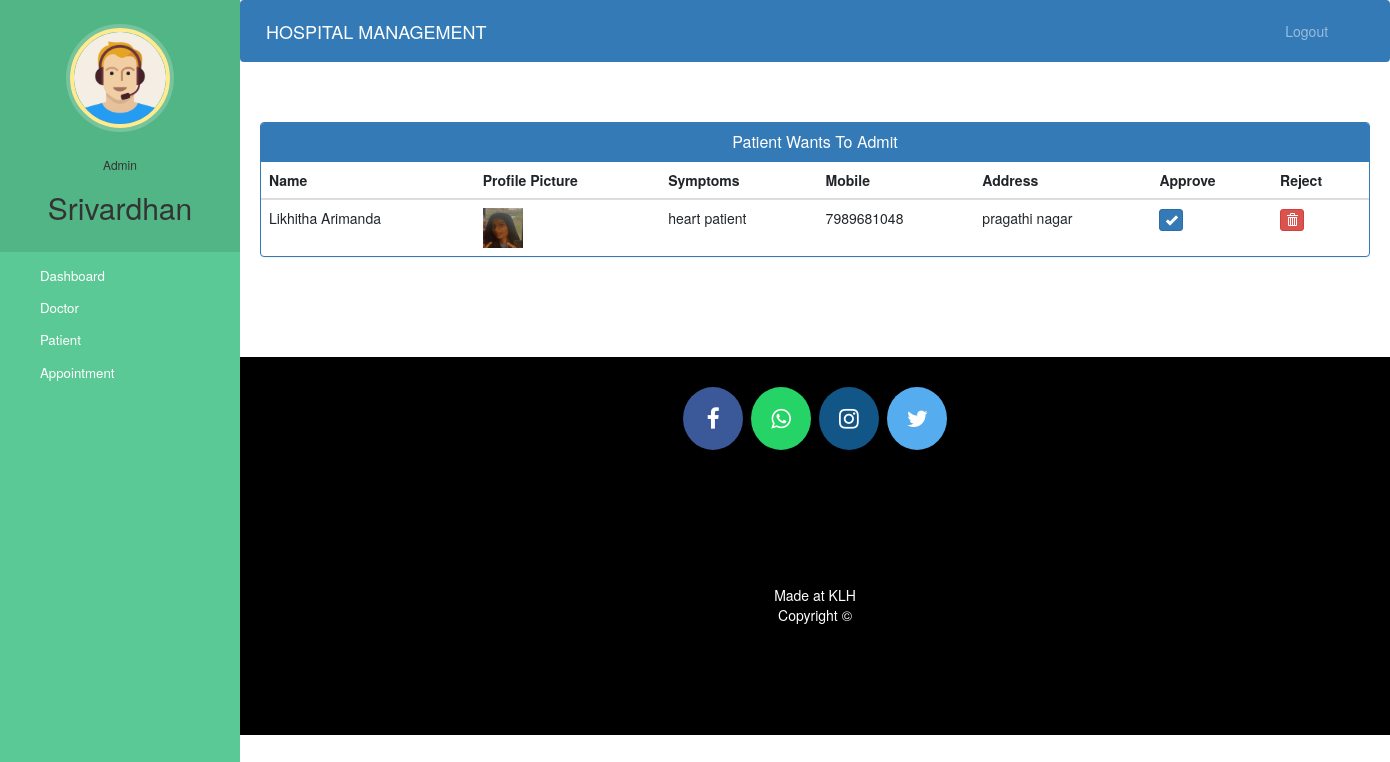
The app's page /admin-approve-patient (signed in) with its own data.
### hospital/models.py (models this page shows, shortened)
class Patient(models.Model):
    user=models.OneToOneField(User,on_delete=models.CASCADE)
    profile_pic= models.ImageField(upload_to='profile_pic/PatientProfilePic/',null=True,blank=True)
    address = models.CharField(max_length=40)
    mobile = models.CharField(max_length=20,null=False)
    symptoms = models.CharField(max_length=100,null=False)
    assignedDoctorId = models.PositiveIntegerField(null=True)
    admitDate=models.DateField(auto_now=True)
    status=models.BooleanField(default=False)
    @property
    def get_name(self):
        return self.user.first_name+" "+self.user.last_name

### hospital/views.py (the view)
# urls.py: path('admin-approve-patient', views.admin_approve_patient_view,name='admin-approve-patient'),
@login_required(login_url='adminlogin')
@user_passes_test(is_admin)
def admin_approve_patient_view(request):
    patients=models.Patient.objects.all().filter(status=False)
    return render(request,'hospital/admin_approve_patient.html',{'patients':patients})

### hospital/views.py (called while the page is built)
def is_admin(user):
    return user.groups.filter(name='ADMIN').exists()

### templates/hospital/admin_approve_patient.html (shortened to what this page needs)
{% extends 'hospital/admin_base.html' %}
{% block content %}
{%load static%}
<head>
  <link href="//netdna.bootstrapcdn.com/bootstrap/3.0.0/css/bootstrap.min.css" rel="stylesheet" id="bootstrap-css">
</head>
<div class="container">
  <div class="panel panel-primary">
    <div class="panel-heading">
      <h6 class="panel-title">Patient Wants To Admit</h6>
    </div>
    <table class="table table-hover" id="dev-table">
      <thead>
        <tr>
          <th>Name</th>
          <th>Profile Picture</th>
          <th>Symptoms</th>
          <th>Mobile</th>
          <th>Address</th>
          <th>Approve</th>
          <th>Reject</th>
        </tr>
      </thead>
      {% for p in patients %}
      <tr>
        <td> {{p.get_name}}</td>
        <td> <img src="{% static p.profile_pic.url %}" alt="Profile Pic" height="40px" width="40px" /></td>
        <td>{{p.symptoms}}</td>
        <td>{{p.mobile}}</td>
        <td>{{p.address}}</td>
        <td><a class="btn btn-primary btn-xs" href="{% url 'approve-patient' p.id  %}"><span class="glyphicon glyphicon-ok"></span></a></td>
        <td><a class="btn btn-danger btn-xs" href="{% url 'reject-patient' p.id  %}"><span class="glyphicon glyphicon-trash"></span></a></td>
      </tr>
      {% endfor %}
    </table>
  </div>
</div>
{% endblock content %}

### templates/hospital/admin_base.html (shortened to what this page needs)
<!DOCTYPE html>
{% load static %}
<html lang="en">
<head>
  <link rel="stylesheet" href="https://stackpath.bootstrapcdn.com/bootstrap/4.3.1/css/bootstrap.min.css">
  <link rel="stylesheet" href="https://maxcdn.bootstrapcdn.com/font-awesome/4.7.0/css/font-awesome.min.css">
  <link rel="stylesheet" href="{% static '/style.css' %}">
</head>
<body>
  <nav class="menu" tabindex="0">
    <header class="avatar">
      <img src="{% static "images/adminpropic.png" %}" />
      <br><br>
      <h6>Admin</h6>
      <h2>{{request.user.first_name}}</h2>
    </header>
    <ul>
      <li tabindex="0" class="icon-dashboard"> <a style="color:white; text-decoration:none;" href="/admin-dashboard"><span>Dashboard</span></a> </li>
      <li tabindex="0" class="icon-customers"> <a style="color:white; text-decoration:none;" href="/admin-doctor"><span>Doctor</span></a></li>
      <li tabindex="0" class="icon-users"> <a style="color:white; text-decoration:none;" href="/admin-patient"><span>Patient</span></a></li>
      <li tabindex="0" class="icon-calendar"> <a style="color:white; text-decoration:none;" href="/admin-appointment"><span>Appointment</span></a></li>
    </ul>
  </nav>
  <main>
    <div class="bs-example">
      <nav class="navbar navbar-expand-md  navbar-dark fixed-top" style="background:#337AB7;">
        <a href="/admin-dashboard" class="navbar-brand">HOSPITAL MANAGEMENT</a>
        <div class="collapse navbar-collapse justify-content-between" id="navbarCollapse">
          <div class="navbar-nav" style=" margin-left: 90%;">
            <a href="/logout" class="nav-item nav-link">Logout</a>
          </div>
        </div>
      </nav>
    </div>
    <br><br>
    {% block content %}
    {% endblock content %}
    <br><br><br><br>
    <footer>
      <p>
        <a id="ftr" href="https://facebook.com/sumit.luv/" class="fa fa-facebook"></a>
        <a id="ftr" href="https://api.whatsapp.com/send?phone=919572181024&text=Hello%20Sumit.%0d%0aHow%20are%20you%20%3f%0d%0aI%20came%20from%20your%20website.&source=&data=#" class="fa fa-whatsapp"></a>
        <a id="ftr" href="https://instagram.com/sumit.luv" class="fa fa-instagram"></a>
        <a id="ftr" href="https://twitter.com/sumitkumar1503" class="fa fa-twitter"></a>
      </p>
      <br>
      <div class="container">
        <div class="row">
          <div class="col-md-12 col-sm-12">
            <div style="color:#ffffff;" class="wow fadeInUp footer-copyright">
              <p>Made at KLH<br>
                Copyright &copy;</p>
            </div>
          </div>
        </div>
      </div>
    </footer>
  </main>
</body>
</html>

### static/style.css (style rules this page uses)
body { padding-left: 240px; }
main { position: relative; height: 100vh; }
.menu { background: #5bc995; height: 100vh; width: 240px; position: fixed; top: 0px; left: 0; z-index: 5; outline: none; }
.menu .avatar { background: rgba(0, 0, 0, 0.1); padding: 2em 0.5em; text-align: center; }
.menu .avatar img { width: 100px; border-radius: 50%; overflow: hidden; border: 4px solid #ffea92; box-shadow: 0 0 0 4px rgba(255, 255, 255, 0.2); }
.menu .avatar h2 { font-weight: normal; margin-bottom: 0; }
.menu ul { list-style: none; padding: 0.5em 0; margin: 0; }
.menu ul li { padding: 0.5em 1em 0.5em 3em; font-size: 0.95em; font-weight: regular; background-repeat: no-repeat; background-position: left 15px center; background-size: auto 20px; transition: all 0.15s linear; cursor: pointer; }
.menu ul li.icon-dashboard { background-image: url("http://www.entypo.com/images//gauge.svg"); }
.menu ul li.icon-customers { background-image: url("http://www.entypo.com/images//briefcase.svg"); }
.menu ul li.icon-users { background-image: url("http://www.entypo.com/images//users.svg"); }
.menu ul li.icon-calendar { background-image: url("http://www.entypo.com/images//calendar.svg"); }

### templates/hospital/admin_base.html (style rules this page uses)
a:link { text-decoration: none; }
a { color: white; }
footer { padding: 0px 0px 0px 0px; background-color: black; margin: 0px; }
#ftr { padding: 20px; }
.fa { font-size: 23px; width: 60px; text-align: center; text-decoration: none; margin: 5px 2px; border-radius: 50%; }
.fa-facebook { background: #3B5998; color: white; margin-top: 30px; }
.fa-whatsapp { background: #25d366; color: white; }
.fa-twitter { background: #55ACEE; color: white; }
.fa-instagram { background: #125688; color: white; }
p { text-align: center; }
body { padding-left: 240px; }
main { position: relative; height: 100vh; }
.menu { background: #5bc995; height: 100vh; width: 240px; position: fixed; top: 0px; left: 0; z-index: 5; outline: none; }
.menu .avatar { background: rgba(0, 0, 0, 0.1); padding: 2em 0.5em; text-align: center; }
.menu .avatar img { width: 100px; border-radius: 50%; overflow: hidden; border: 4px solid #ffea92; box-shadow: 0 0 0 4px rgba(255, 255, 255, 0.2); }
.menu .avatar h2 { font-weight: normal; margin-bottom: 0; }
.menu ul { list-style: none; padding: 0.5em 0; margin: 0; }
.menu ul li { padding: 0.5em 1em 0.5em 3em; font-size: 0.95em; font-weight: regular; background-repeat: no-repeat; background-position: left 15px center; background-size: auto 20px; transition: all 0.15s linear; cursor: pointer; }
.menu ul li.icon-dashboard { background-image: url("http://www.entypo.com/images//gauge.svg"); }
.menu ul li.icon-customers { background-image: url("http://www.entypo.com/images//briefcase.svg"); }
.menu ul li.icon-users { background-image: url("http://www.entypo.com/images//users.svg"); }
.menu ul li.icon-calendar { background-image: url("http://www.entypo.com/images//calendar.svg"); }

### templates/hospital/admin_approve_patient.html (style rules this page uses)
a:link { text-decoration: none; }
h6 { text-align: center; }
.row { margin: 100px; }

### records on screen
Patient: get_name "Likhitha Arimanda", profile_pic (picture), symptoms "heart patient", mobile "7989681048", address "pragathi nagar"

### other values on screen
{{ request.user.first_name }} "Srivardhan"
